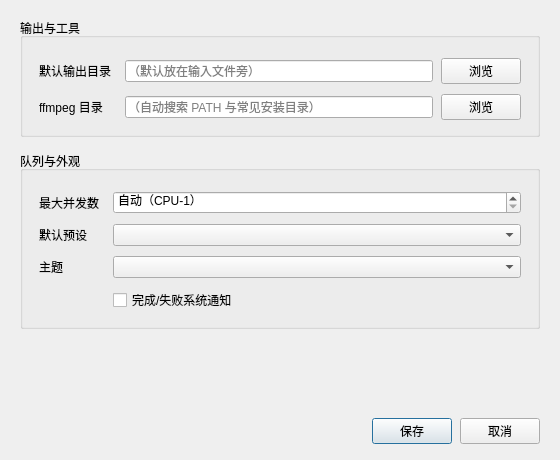
<?xml version="1.0" encoding="UTF-8"?>
<ui version="4.0">
 <class>SettingsDialog</class>
 <widget class="QDialog" name="SettingsDialog">
  <property name="geometry"><rect><x>0</x><y>0</y><width>560</width><height>460</height></rect></property>
  <property name="windowTitle"><string>设置</string></property>
  <property name="minimumSize"><size><width>560</width><height>0</height></size></property>
  <layout class="QVBoxLayout" name="outerLayout">
   <property name="leftMargin"><number>20</number></property>
   <property name="topMargin"><number>18</number></property>
   <property name="rightMargin"><number>20</number></property>
   <property name="bottomMargin"><number>16</number></property>
   <property name="spacing"><number>14</number></property>
   <item>
    <widget class="QGroupBox" name="ioGroup">
     <property name="title"><string>输出与工具</string></property>
     <layout class="QFormLayout" name="ioForm">
      <property name="leftMargin"><number>16</number></property>
      <property name="topMargin"><number>20</number></property>
      <property name="rightMargin"><number>16</number></property>
      <property name="bottomMargin"><number>14</number></property>
      <property name="horizontalSpacing"><number>14</number></property>
      <property name="verticalSpacing"><number>10</number></property>
      <item row="0" column="0"><widget class="QLabel" name="outputLabel"><property name="text"><string>默认输出目录</string></property></widget></item>
      <item row="0" column="1">
       <layout class="QHBoxLayout" name="outputRow">
        <property name="spacing"><number>8</number></property>
        <item><widget class="QLineEdit" name="outputDirEdit"><property name="placeholderText"><string>（默认放在输入文件旁）</string></property></widget></item>
        <item><widget class="QPushButton" name="outputBrowseBtn"><property name="text"><string>浏览</string></property></widget></item>
       </layout>
      </item>
      <item row="1" column="0"><widget class="QLabel" name="ffmpegLabel"><property name="text"><string>ffmpeg 目录</string></property></widget></item>
      <item row="1" column="1">
       <layout class="QHBoxLayout" name="ffmpegRow">
        <property name="spacing"><number>8</number></property>
        <item><widget class="QLineEdit" name="ffmpegDirEdit"><property name="placeholderText"><string>（自动搜索 PATH 与常见安装目录）</string></property></widget></item>
        <item><widget class="QPushButton" name="ffmpegBrowseBtn"><property name="text"><string>浏览</string></property></widget></item>
       </layout>
      </item>
     </layout>
    </widget>
   </item>
   <item>
    <widget class="QGroupBox" name="prefsGroup">
     <property name="title"><string>队列与外观</string></property>
     <layout class="QFormLayout" name="prefsForm">
      <property name="leftMargin"><number>16</number></property>
      <property name="topMargin"><number>20</number></property>
      <property name="rightMargin"><number>16</number></property>
      <property name="bottomMargin"><number>14</number></property>
      <property name="horizontalSpacing"><number>14</number></property>
      <property name="verticalSpacing"><number>10</number></property>
      <item row="0" column="0"><widget class="QLabel" name="parallelLabel"><property name="text"><string>最大并发数</string></property></widget></item>
      <item row="0" column="1">
       <widget class="QSpinBox" name="maxParallelSpin">
        <property name="minimum"><number>0</number></property>
        <property name="maximum"><number>16</number></property>
        <property name="specialValueText"><string>自动（CPU-1）</string></property>
       </widget>
      </item>
      <item row="1" column="0"><widget class="QLabel" name="presetLabel"><property name="text"><string>默认预设</string></property></widget></item>
      <item row="1" column="1"><widget class="QComboBox" name="defaultPresetCombo"/></item>
      <item row="2" column="0"><widget class="QLabel" name="themeLabel"><property name="text"><string>主题</string></property></widget></item>
      <item row="2" column="1"><widget class="QComboBox" name="themeCombo"/></item>
      <item row="3" column="1"><widget class="QCheckBox" name="notificationsCheck"><property name="text"><string>完成/失败系统通知</string></property></widget></item>
     </layout>
    </widget>
   </item>
   <item><spacer name="verticalSpacer"><property name="orientation"><enum>Qt::Vertical</enum></property><property name="sizeHint" stdset="0"><size><width>20</width><height>10</height></size></property></spacer></item>
   <item>
    <layout class="QHBoxLayout" name="buttonRow">
     <property name="spacing"><number>8</number></property>
     <item><spacer name="buttonSpacer"><property name="orientation"><enum>Qt::Horizontal</enum></property><property name="sizeHint" stdset="0"><size><width>40</width><height>20</height></size></property></spacer></item>
     <item><widget class="QPushButton" name="saveBtn"><property name="text"><string>保存</string></property><property name="default"><bool>true</bool></property></widget></item>
     <item><widget class="QPushButton" name="cancelBtn"><property name="text"><string>取消</string></property></widget></item>
    </layout>
   </item>
  </layout>
 </widget>
 <resources/>
 <connections/>
</ui>
